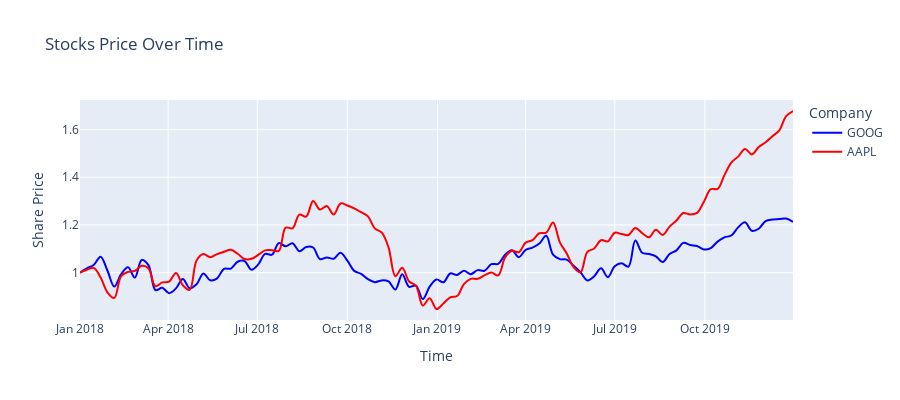

The cell this chart's notebook holds for it:
### Code cell
fig=px.line(df,x='date',y=['GOOG','AAPL'],
            title='Stocks Price Over Time',
            labels={
                'date': 'Time',          # Sets the x-axis label
                'value': 'Share Price',  # Sets the y-axis label
                'variable': 'Company'    # Sets the legend/line label
            },
            color_discrete_map={
                'GOOG': 'blue',          # Assigns a specific color to GOOG
                'AAPL': 'red'            # Assigns a specific color to AAPL
            },
            line_shape='spline',         # Makes the lines curved instead of jagged
            # 3. Size Attribute
            height=400                   # Sets the height of the figure in pixels)
            )
fig.show()
